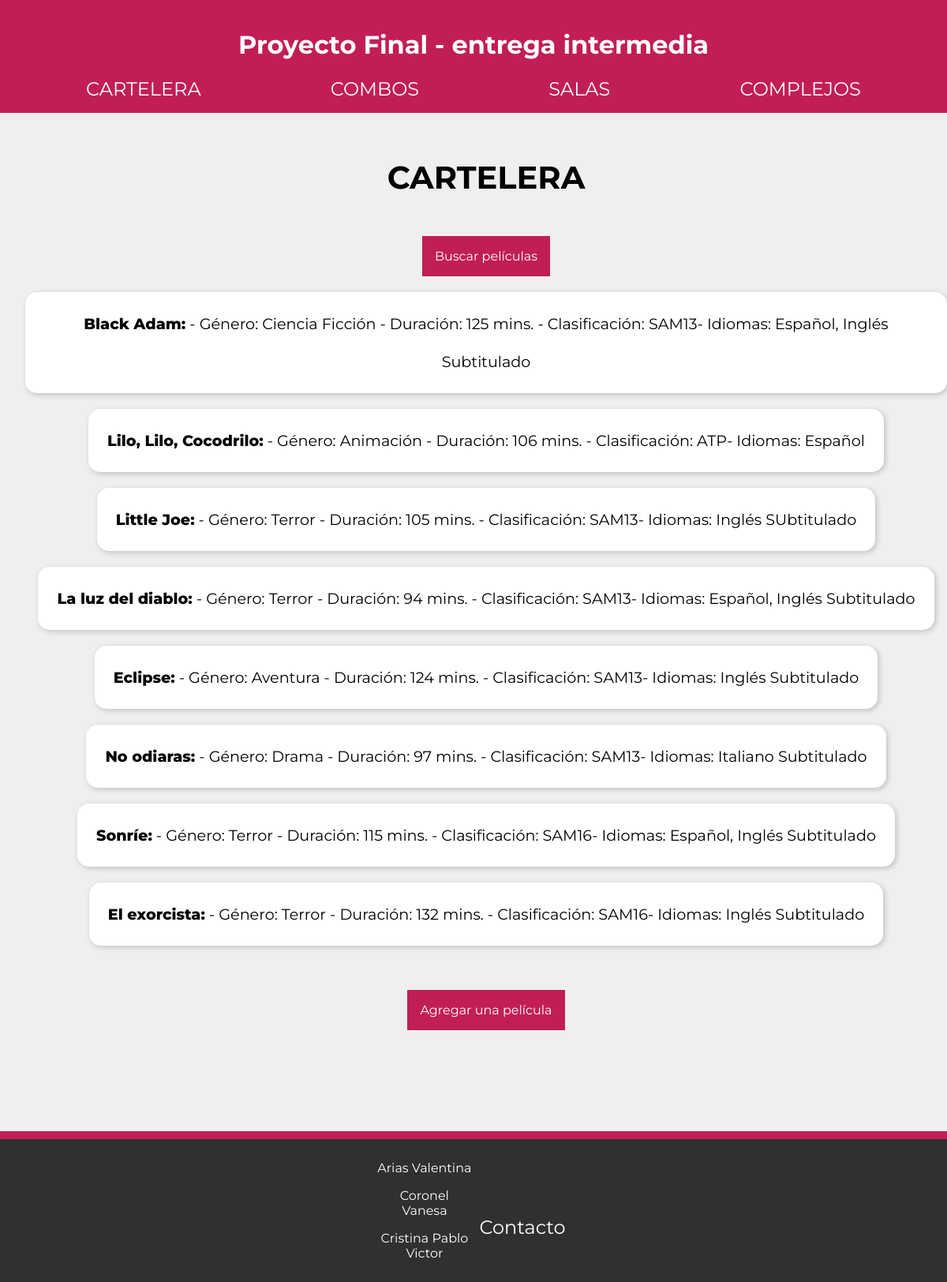
The app's page /cartelera, older data.
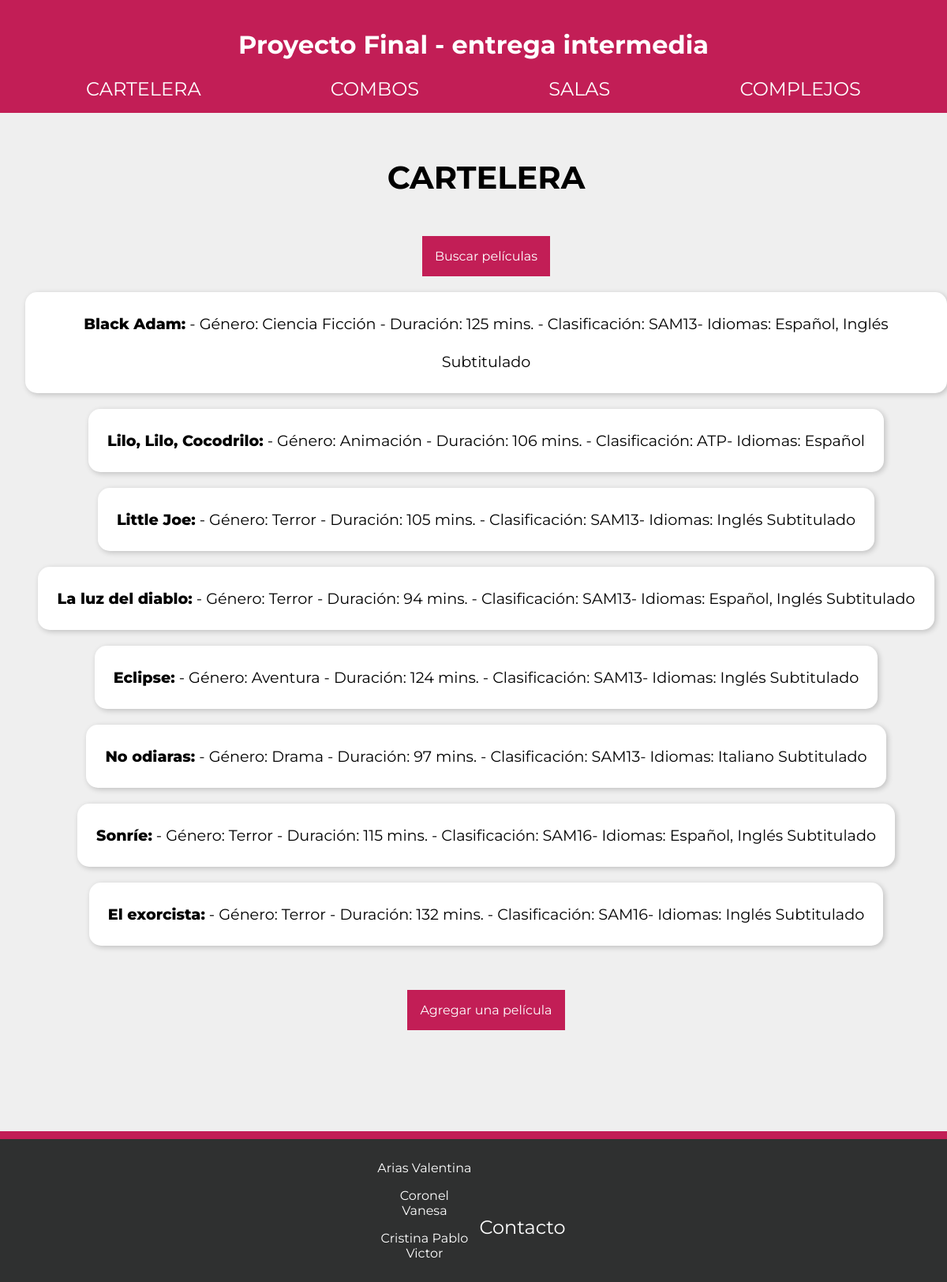
The same page, newer data.
### AppProyectoFinal/models.py (models this page shows)
class Pelicula(models.Model):
    titulo = models.CharField(max_length=100)
    genero = models.CharField(max_length=50)
    duracion = models.IntegerField()
    clasificacion = models.CharField(max_length=50)
    idiomas = models.CharField(max_length=100)

### AppProyectoFinal/views.py (the view)
# urls.py: path('cartelera', cartelera, name="cartelera"),
def cartelera(request):
    lista = Pelicula.objects.all()
    return render(request, "cartelera.html", {"lista_peliculas": lista})

### AppProyectoFinal/templates/cartelera.html
{% extends 'padre.html' %}
{% load static %}
{% block contenidoQueCambia %}
    <h2 class="titulos">CARTELERA</h2>
    <a href="{% url 'buscar_peli' %}" class="linkAgregar">Buscar películas</a>
    <ul>
        {% for pelicula in lista_peliculas %}
            <section class="card-cartelera">
                <li><span class="bold">{{pelicula.titulo}}:</span> - Género: {{pelicula.genero}} - Duración: {{pelicula.duracion}} mins. - Clasificación: {{pelicula.clasificacion}}- Idiomas: {{pelicula.idiomas}}</li>
            </section>
        {% endfor %}
    </ul>
    <a href="{% url 'agregar_pelicula' %}" class="linkAgregar">Agregar una película</a>
{% endblock %}

Row changes from the older to the newer data that the page shows:
changed Pelicula "Little Joe": idiomas "Inglés SUbtitulado" → "Inglés Subtitulado"
